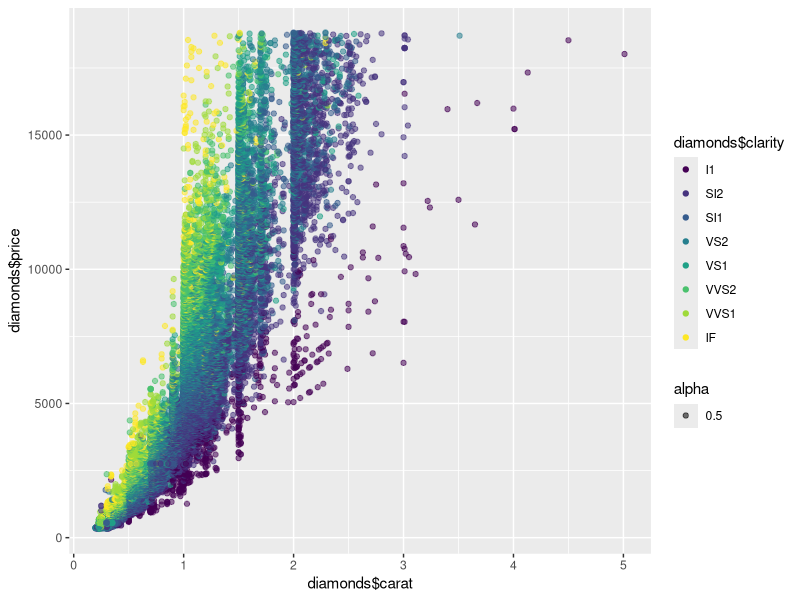
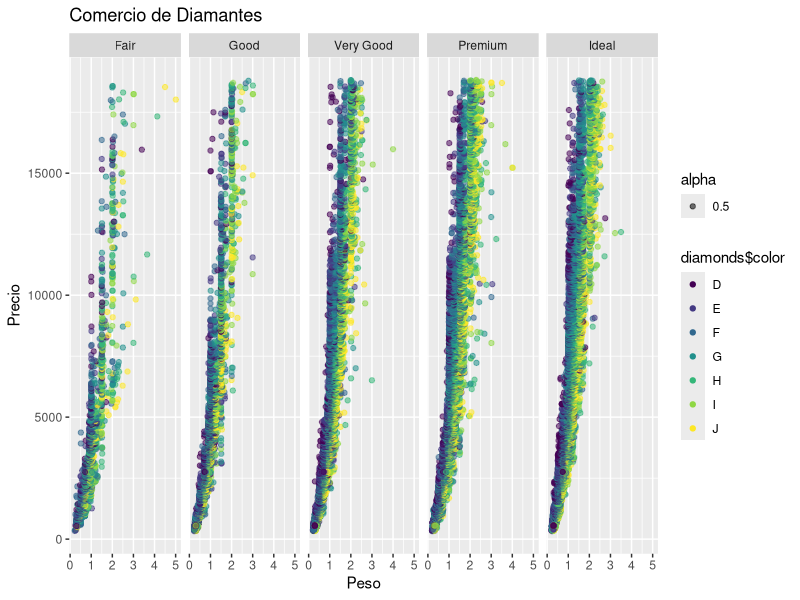
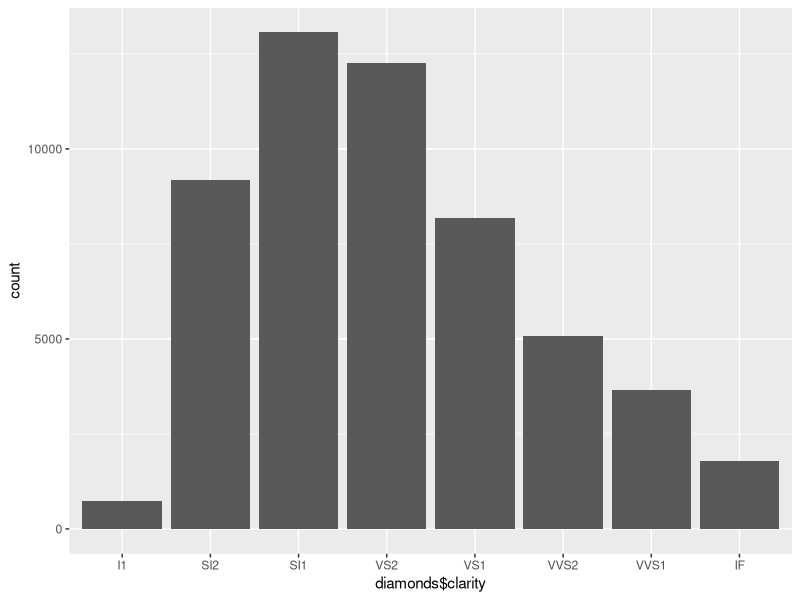
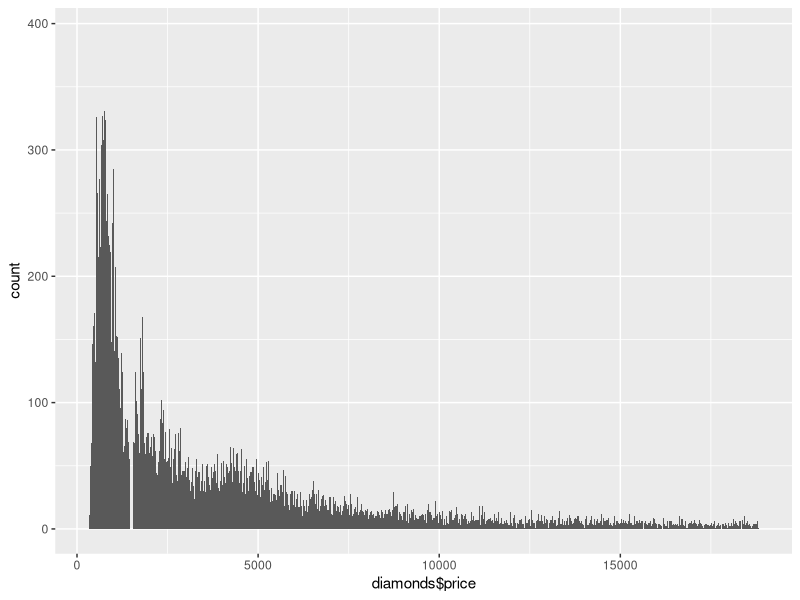
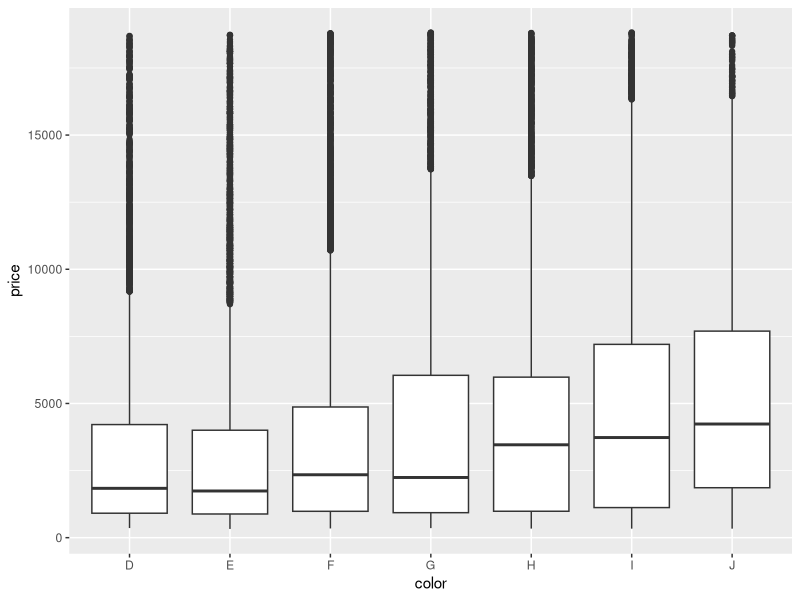
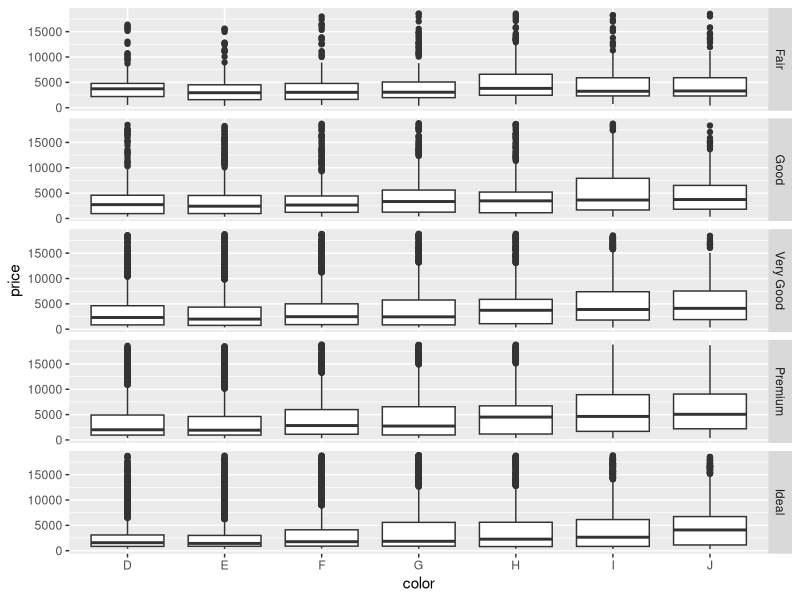
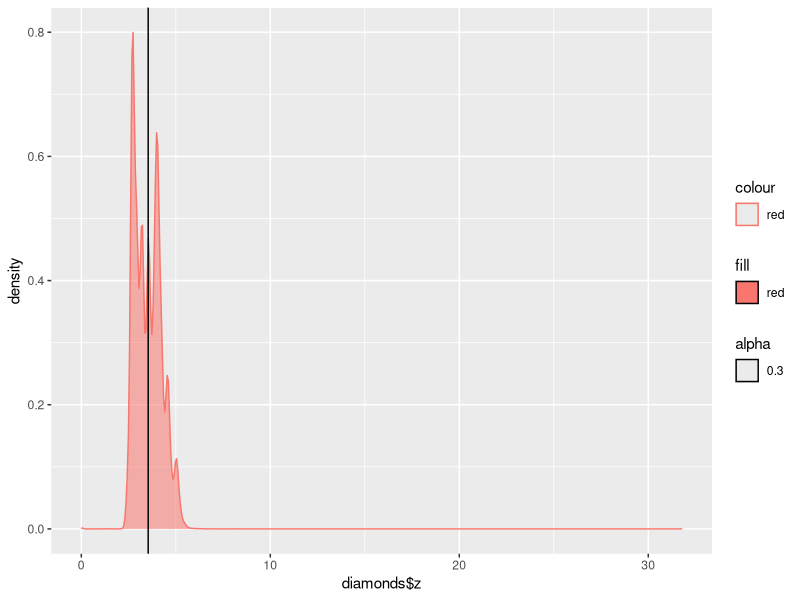
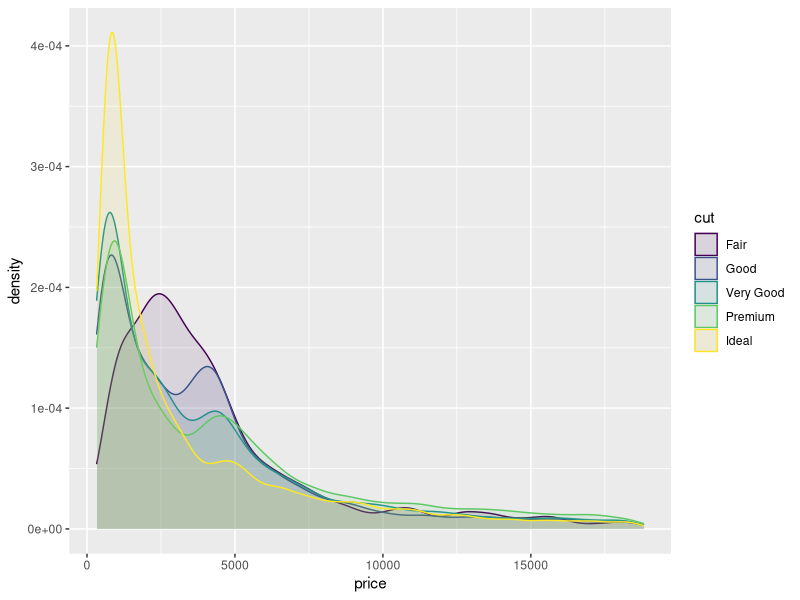

Reproduce these figures in R, in order.
install.packages("ggplot2")
install.packages("knitr")

library(ggplot2)
library(knitr)

str(diamonds)

#Diagrama de dispersion con Precio y Peso como ejes
grafico <- ggplot(diamonds, aes(x=diamonds$carat, y=diamonds$price))
grafico <- grafico + geom_point(aes(color = diamonds$clarity, alpha = 0.5))
grafico

#Diagrama de dispersion con Precio y Peso como ejes, facetas
grafico <- ggplot(diamonds, aes(x=diamonds$carat, y=diamonds$price))
grafico <- grafico + labs(x="Peso", y="Precio", title="Comercio de Diamantes") + facet_grid(~ diamonds$cut) + geom_point(aes(color = diamonds$color, alpha = 0.5))
grafico

table(diamonds$cut)
table(diamonds$clarity)
table(diamonds$color)

#Tablas
grafico <- ggplot(diamonds, aes(x=diamonds$clarity))
grafico <- grafico + geom_bar()
grafico

#Histograma
grafico <- ggplot(diamonds, aes(x=diamonds$price))
grafico <- grafico + geom_histogram(binwidth = 10)
grafico

#Diagrama de cajas
grafico <- ggplot(diamonds, aes(x=color, y=price))
grafico <- grafico + geom_boxplot()
grafico

#Diagrama de cajas con variables categori as
grafico <- grafico + facet_grid(cut~.)
grafico

#Curva de densidad
promZ <- mean(diamonds$z)
grafico <- ggplot(diamonds, aes(x=diamonds$z, fill="red", color="red", alpha=0.3))
grafico <- grafico + geom_density()
grafico <- grafico + geom_vline(xintercept = promZ)
grafico

grafico <- ggplot(diamonds, aes(price, fill = cut, color = cut))
grafico <-grafico + geom_density(alpha = 0.1)
grafico

grafico <- ggplot(diamonds, aes(price, fill = clarity, color = clarity))
grafico <-grafico + geom_density(alpha = 0.1)
grafico
